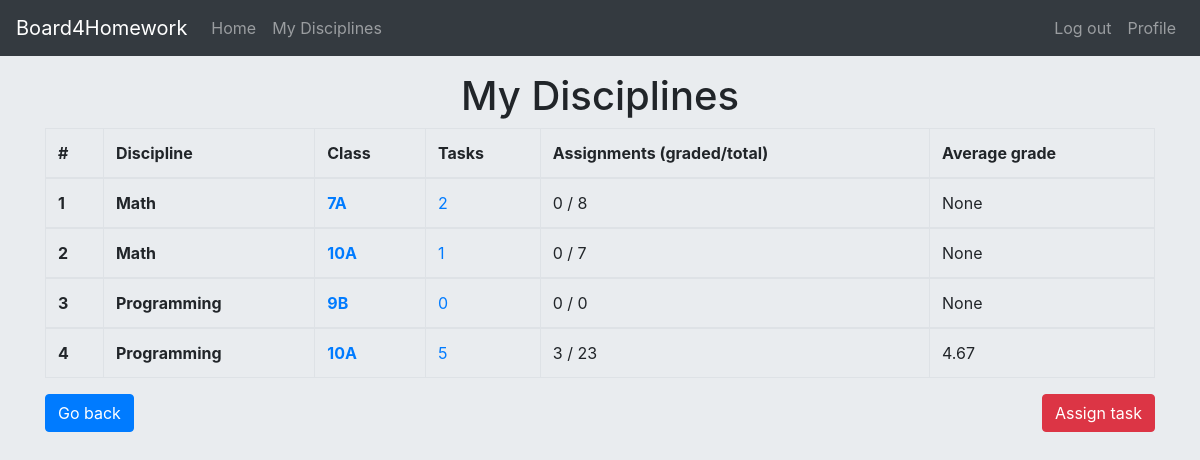
The app's page /discipline/list/ (signed in) with its own data.
### board/models.py (models this page shows, shortened)
class ClassDiscipline(models.Model):
    class Meta:
        unique_together = ['class_school', 'discipline']
    class_school = models.ForeignKey(Class, on_delete=models.CASCADE)
    discipline = models.ForeignKey(Discipline, on_delete=models.CASCADE)
    teacher = models.ForeignKey(Teacher, on_delete=models.CASCADE)

class Discipline(models.Model):
    name = models.CharField(max_length=50, unique=True)
    def __str__(self):
        return self.name

class Class(models.Model):
    class Meta:
        verbose_name_plural = "classes"
    name = models.CharField(max_length=5, unique=True)
    disciplines = models.ManyToManyField(Discipline, through='ClassDiscipline')
    def __str__(self):
        return self.name

### board/views.py (the view, shortened to what this page needs)
# urls.py: path('discipline/list/', DisciplineListView.as_view(), name='discipline_list'),
class DisciplineListView(LoginRequiredMixin, ListView):
    login_url = '/login/'
    def get(self, request, *args, **kwargs):
        user = self.request.user
        teacher, student, context = get_teacher_student(user)
        context['class_disciplines'] = None
        if teacher is None and student is None:
            return render(request, 'board/discipline_list.html', context)
        tasks_total = []
        assignments_graded = []
        assignments_total = []
        if teacher is not None:
            class_disciplines = ClassDiscipline.objects.filter(teacher=teacher) \
                .order_by('discipline__name', Length('class_school__name'), 'class_school__name')
            for obj in class_disciplines.all():
                task_list = get_task_list(obj.class_school.pk, obj.discipline.pk)
                tasks_total.append(len(set(task_list)))
                context['tasks_total'] = tasks_total
                assignments_graded.append(Assignment.objects.filter(
                    student__class_school__pk=obj.class_school.pk, task__discipline__pk=obj.discipline.pk,
                    grade__isnull=False))
                assignments_total.append(Assignment.objects.filter(
                    student__class_school__pk=obj.class_school.pk, task__discipline__pk=obj.discipline.pk))
        context['class_disciplines'] = class_disciplines
        context['assignments_graded'] = list(map(lambda x: len(x), assignments_graded))
        context['assignments_total'] = list(map(lambda x: len(x), assignments_total))
        context['average_grade'] = get_average_grades(assignments_graded)
        return render(request, 'board/discipline_list.html', context)

### board/templatetags/index.py (called while the page is built)
@register.filter
def index(indexable, i):
    return indexable[i]

### board/views.py (called while the page is built)
def get_teacher_student(user, context=None):
    if context is None:
        context = {}
    teacher = Teacher.objects.all().filter(pk=user.pk).first()
    student = Student.objects.all().filter(pk=user.pk).first()
    context['teacher'] = teacher
    context['student'] = student
    return teacher, student, context

def get_task_list(class_school, discipline):
    task_list = Assignment.objects.values('task__pk').filter(
        student__class_school__pk=class_school, task__discipline__pk=discipline)
    task_list = list(map(lambda x: x['task__pk'], task_list))
    return task_list

def get_average_grades(assignments_graded):
    average_grades = []
    for obj in assignments_graded:
        grades = list(map(lambda x: x.grade, obj.all()))
        if len(grades) == 0:
            average_grades.append(None)
            continue
        avg_grade = sum(grades) / len(grades)
        avg_grade = float("{:.2f}".format(avg_grade))
        average_grades.append(avg_grade)
    return average_grades

### templates/board/discipline_list.html (shortened to what this page needs)
{% extends "base.html" %}
{% load index %}
{%  block content %}
    <main role="main">
        <div class="container py-3">
            <div class="d-flex justify-content-center">
                <h1>My Disciplines</h1>
            </div>
            {% if class_disciplines is None %}
                <div class="alert alert-danger">
                    You have no right to view this information.
                    Ask the admin to give you access
                    <p class="pt-1 mb-0"><a href="javascript:history.back()">Go Back</a></p>
                </div>
            {% elif teacher is not None %}
                <table class="table table-bordered table-hover">
                    <thead>
                        <tr>
                            <th scope="col">#</th>
                            <th scope="col">Discipline</th>
                            <th scope="col">Class</th>
                            <th scope="col">Tasks</th>
                            <th scope="col">Assignments (graded/total)</th>
                            <th scope="col">Average grade</th>
                        </tr>
                    </thead>
                    {% for obj in class_disciplines %}
                        <tbody>
                            <tr>
                                <th scope="row">{{ forloop.counter }}</th>
                                <th>{{ obj.discipline }}</th>
                                <th><a href="{% url 'class_students' pk=obj.class_school.pk discipline=obj.discipline.pk %}">
                                    {{ obj.class_school }}</a></th>
                                <td><a href="{% url 'discipline_teacher' pk=obj.discipline.pk class=obj.class_school.pk %}">
                                    {{ tasks_total|index:forloop.counter0 }}</a></td>
                                <td>{{ assignments_graded|index:forloop.counter0 }} / {{ assignments_total|index:forloop.counter0 }}</td>
                                <td>{{ average_grade|index:forloop.counter0 }}</td>
                            </tr>
                        </tbody>
                    {% endfor %}
                </table>
            {% endif %}
            <input class="btn btn-primary" type="button"
                   onclick="location.href='javascript:history.back()'" value="Go back" />
            {% if teacher is not None %}
                <input class="btn btn-danger float-right" type="button"
                        onclick="location.href='{% url 'assignment_create' %}'" value="Assign task" />
            {% endif %}
        </div>
    </main>
{% endblock %}

### templates/base.html (shortened to what this page needs)
{% load static %}
<!DOCTYPE html>
<html lang="en">
<head>
    <link rel="stylesheet" href="https://stackpath.bootstrapcdn.com/bootstrap/4.1.3/css/bootstrap.min.css"
>
    <link rel="stylesheet" href="{% static 'css/styles.css' %}">
</head>
<body>
    <nav class="navbar navbar-expand-md navbar-dark fixed-top bg-dark">
        <a class="navbar-brand" href="{% url 'home' %}">Board4Homework</a>
        <div class="collapse navbar-collapse" id="navbarMain">
            <ul class="navbar-nav mr-auto">
                <li class="nav-item">
                    <a class="nav-link" href="{% url 'home' %}">Home</a>
                </li>
                {% if user.is_authenticated %}
                    <li class="nav-item">
                        <a class="nav-link" href="{% url 'discipline_list' %}">My Disciplines</a>
                    </li>
                {% endif %}
            </ul>
            <ul class="navbar-nav ml-auto">
                {% if user.is_authenticated %}
                    <li class="nav-item">
                        <a class="nav-link" href="{% url 'account_logout' %}">Log out</a>
                    </li>
                    <li class="nav-item">
                        <a class="nav-link" href="{% url 'profile' %}">Profile</a>
                    </li>
                {% endif %}
            </ul>
        </div>
    </nav>
    {% block content %}
    {% endblock %}
</body>
</html>

### static/css/styles.css (style rules this page uses)
body { padding-top: 3.5rem; background-color: #e9ecef; }

### records on screen
ClassDiscipline: discipline "Math", class_school "7A", counter0 "2", counter0 "0", counter0 "8", counter0 "None"
ClassDiscipline: discipline "Math", class_school "10A", counter0 "1", counter0 "0", counter0 "7", counter0 "None"
ClassDiscipline: discipline "Programming", class_school "9B", counter0 "0", counter0 "None"
ClassDiscipline: discipline "Programming", class_school "10A", counter0 "5", class_school "3", counter0 "23", counter0 "4.67"
